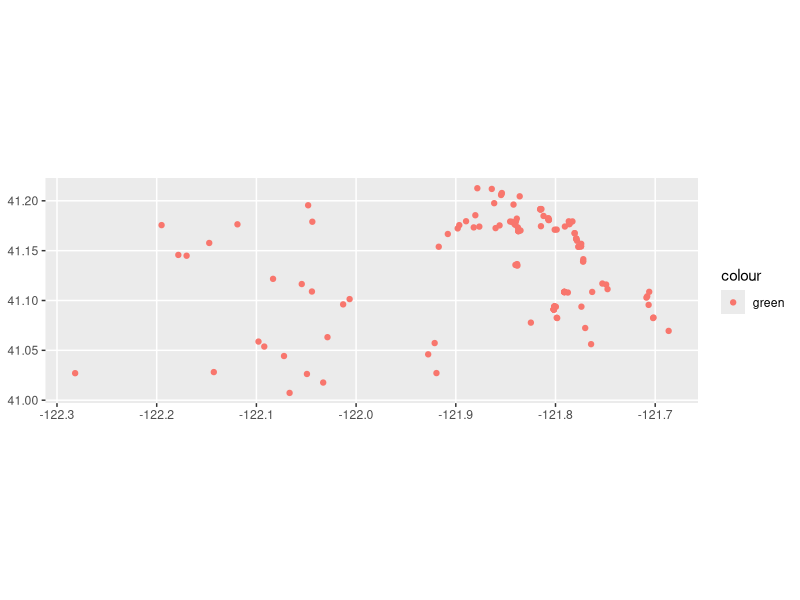

Generate this figure with R:
## ---- chunk 1
map_plot <- read.csv("LatandLong.csv")
map_plot
map_plot <- na.omit(map_plot)
map_plot
## ---- chunk 2
install.packages("sf")
## ---- chunk 3
library(sf)
library(ggplot2)
map_plot <- as.data.frame(map_plot)
my_map <- st_as_sf(map_plot, coords = c('Longitude', 'Latitude'))


#Plot it:

ggplot(my_map) + 
  geom_sf(aes(color = "green"))
